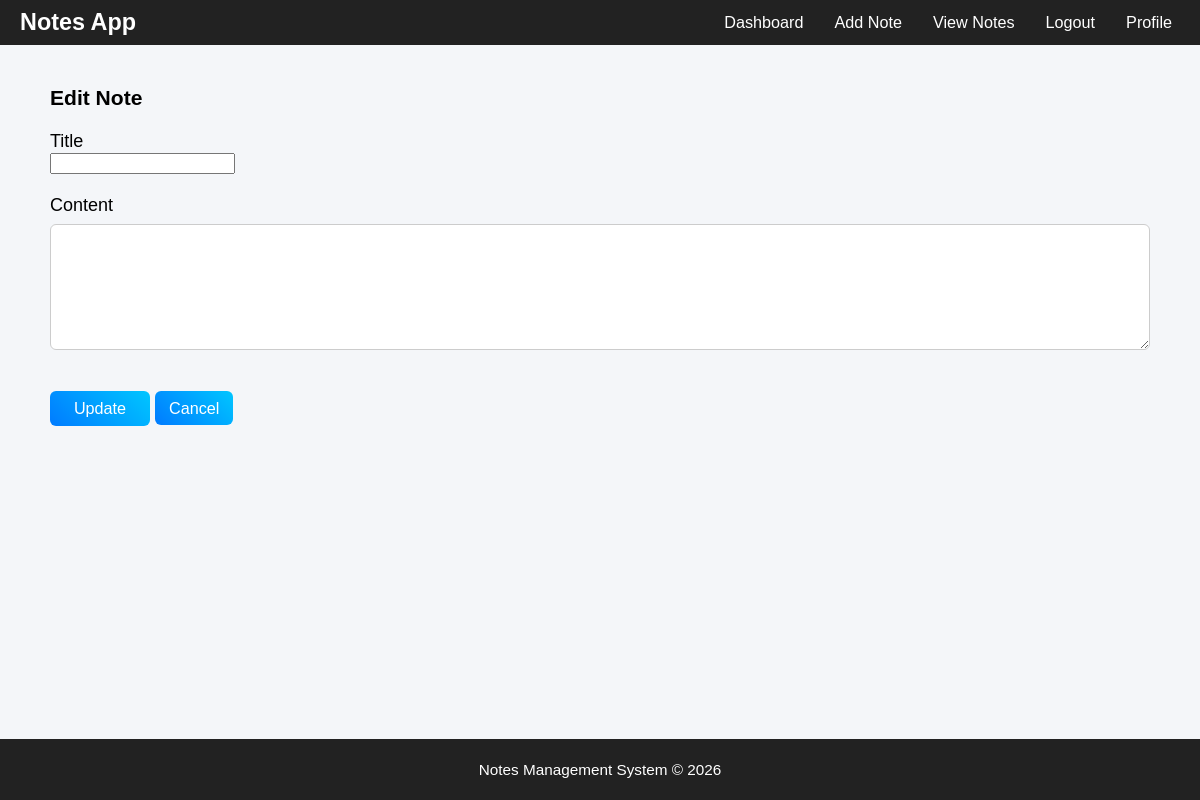
The app's page /update/7 (signed in), older data.
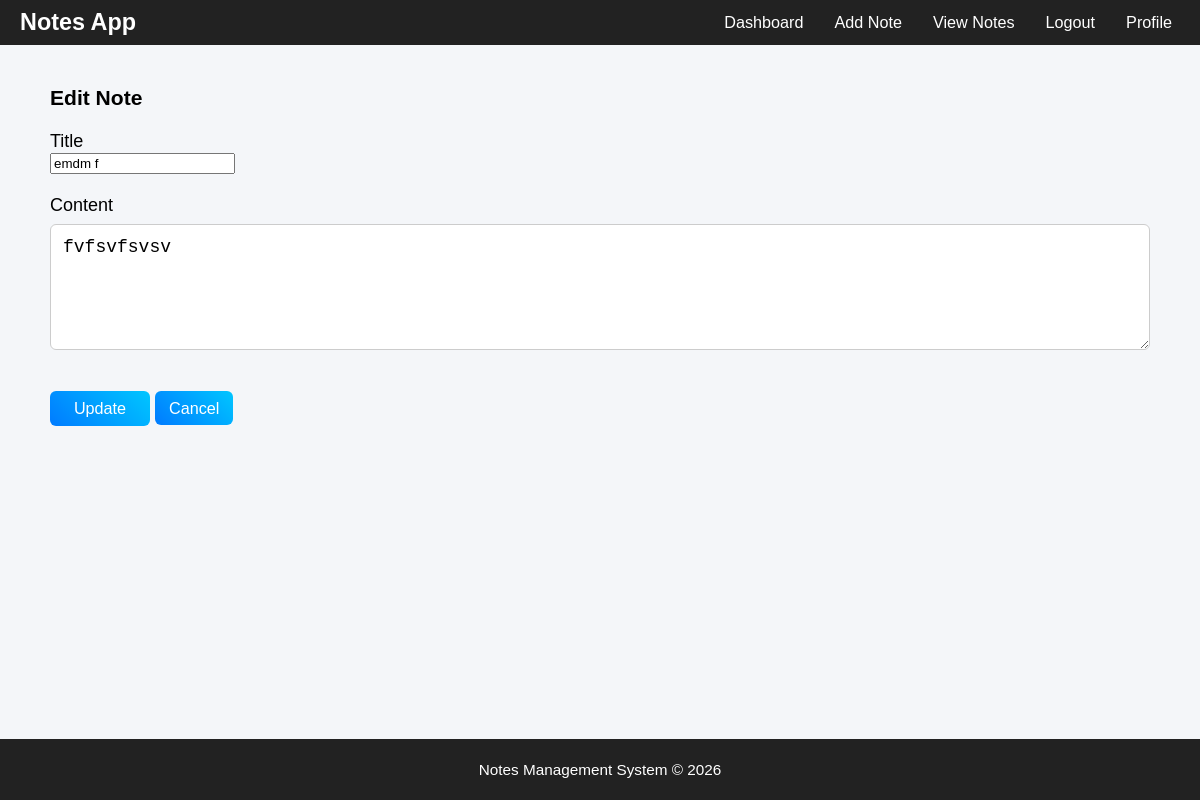
The same page, newer data.
### tables this page shows
CREATE TABLE notes (
        id INTEGER PRIMARY KEY AUTOINCREMENT,
        user_id INTEGER,
        title TEXT,
        content TEXT,
        pinned INTEGER DEFAULT 0,
        created_at TIMESTAMP DEFAULT CURRENT_TIMESTAMP
    );

### app.py (the view, shortened to what this page needs)
@app.route('/update/<int:id>', methods=['GET','POST'])
def update_note(id):
    if 'user' not in session:
        return redirect('/')
    conn = get_db()
    cursor = conn.cursor()
    cursor.execute(
        "SELECT * FROM notes WHERE id=? AND user_id=?",
        (id, session['user'])
    )
    note = cursor.fetchone()
    conn.close()
    return render_template("updatenote.html", note=note)

### app.py (called while the page is built)
def get_db():
    import os
    base_dir = os.path.dirname(os.path.abspath(__file__))
    db_path = os.path.join(base_dir, "database.db")
    print("DB PATH:", db_path)
    conn = sqlite3.connect(db_path)
    conn.row_factory = sqlite3.Row
    return conn

### templates/updatenote.html
{% extends 'base.html' %}
{% block content %}
<h3>Edit Note</h3>
<form method="post">
<label>Title</label><br>
<input type="text" name="title" value="{{note[2]}}" required>
<br><br>
<label>Content</label><br>
<textarea name="content" rows="5" cols="40" required>{{note[3]}}</textarea>
<br><br>
<button class="btn">Update</button>
<a class="btn" href="/viewnotes">Cancel</a>
</form>
{% endblock %}

Row changes from the older to the newer data that the page shows:
added notes: title "emdm f", content "fvfsvfsvsv"
